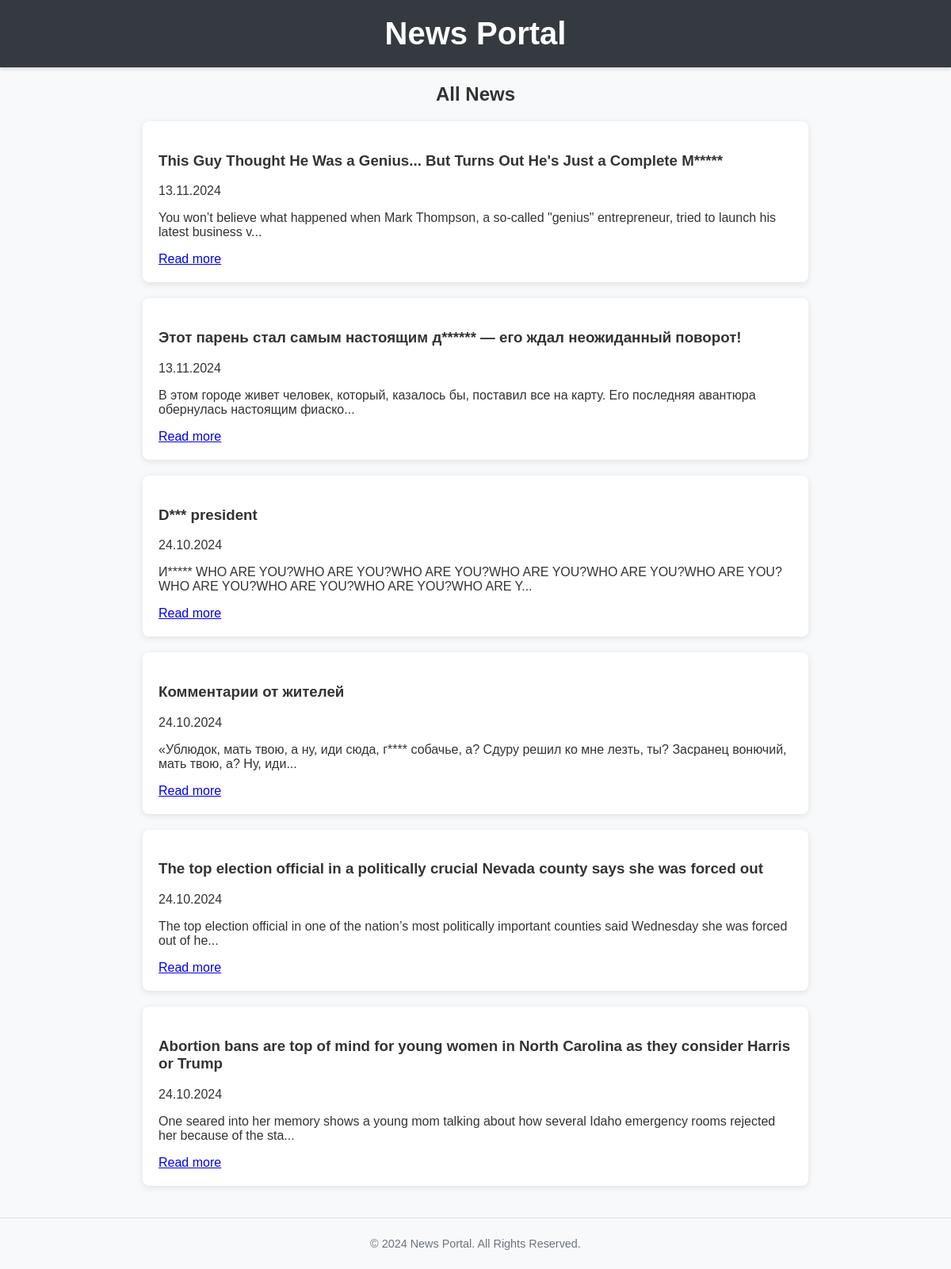
Page /news/ on the committed database.
### news/models.py (models this page shows, shortened)
class Post(models.Model):
    ARTICLE = 'AR'
    NEWS = 'NE'
    POST_TYPE_CHOICES = [
        (ARTICLE, 'Article'),
        (NEWS, 'News'),
    ]
    author = models.ForeignKey(Author, on_delete=models.CASCADE)
    post_type = models.CharField(max_length=2, choices=POST_TYPE_CHOICES)
    created_at = models.DateTimeField(auto_now_add=True)
    categories = models.ManyToManyField(Category, through='PostCategory')
    title = models.CharField(max_length=255)
    content = models.TextField()
    rating = models.IntegerField(default=0)
    def preview(self):
        return self.content[:124] + '...' if len(self.content) > 124 else self.content

### news/views.py (the view)
# urls.py: path('news/', news_list, name='news_list'),
def news_list(request):
    posts = Post.objects.order_by('-created_at')
    context = {'posts': posts}
    return render(request, 'news_list.html', context)

### news/templatetags/custom_filters.py (called while the page is built)
@register.filter(name='censor')
def censor(text):
    if not isinstance(text, str):
        raise TypeError("Censor filter can only be applied to strings.")
    def replace_bad_word(word):
        for bad_word in BAD_WORDS:
            if word.lower().startswith(bad_word.lower()):
                return word[0] + '*' * (len(word) - 1)
        return word
    words = text.split()
    censored_text = ' '.join(replace_bad_word(word) for word in words)
    return censored_text

### news/templates/news_list.html (shortened to what this page needs)
{% extends "default.html" %}
{% load custom_filters %}
{% block content %}
<h2>All News</h2>
{% for post in posts %}
    <article>
        <h3>{{ post.title|censor }}</h3>
        <p>{{ post.created_at|date:"d.m.Y" }}</p>
        <p>{{ post.preview|censor }}</p>
        <a href="{% url 'news_detail' post.id %}">Read more</a>
    </article>
{% endfor %}
{% endblock %}

### news/static/css/style.css (style rules this page uses)
body { font-family: Arial, sans-serif; background-color: #f8f9fa; color: #333; margin: 0; padding: 0; }
h2 { text-align: center; }
article { background: white; margin: 20px auto; padding: 20px; border-radius: 8px; box-shadow: 0 2px 8px rgba(0, 0, 0, 0.1); max-width: 800px; }

### rows in the picture
Post: title|censor "This Guy Thought He Was a Genius... But Turns Out He's Just a Complete M*****", created_at "13.11.2024", preview|censor "You won’t believe what happened when Mark Thompson, a so-called \"genius\" entrepreneur, tried to launch his latest business v..."
Post: title|censor "Этот парень стал самым настоящим д****** — его ждал неожиданный поворот!", created_at "13.11.2024", preview|censor "В этом городе живет человек, который, казалось бы, поставил все на карту. Его последняя авантюра обернулась настоящим фиаско..."
Post: title|censor "D*** president", created_at "24.10.2024", preview|censor "И***** WHO ARE YOU?WHO ARE YOU?WHO ARE YOU?WHO ARE YOU?WHO ARE YOU?WHO ARE YOU?WHO ARE YOU?WHO ARE YOU?WHO ARE YOU?WHO ARE Y..."
Post: title|censor "Комментарии от жителей", created_at "24.10.2024", preview|censor "«Ублюдок, мать твою, а ну, иди сюда, г**** собачье, а? Сдуру решил ко мне лезть, ты? Засранец вонючий, мать твою, а? Ну, иди..."
Post: title|censor "The top election official in a politically crucial Nevada county says she was forced out", created_at "24.10.2024", preview|censor "The top election official in one of the nation’s most politically important counties said Wednesday she was forced out of he..."
Post: title|censor "Abortion bans are top of mind for young women in North Carolina as they consider Harris or Trump", created_at "24.10.2024", preview|censor "One seared into her memory shows a young mom talking about how several Idaho emergency rooms rejected her because of the sta..."
